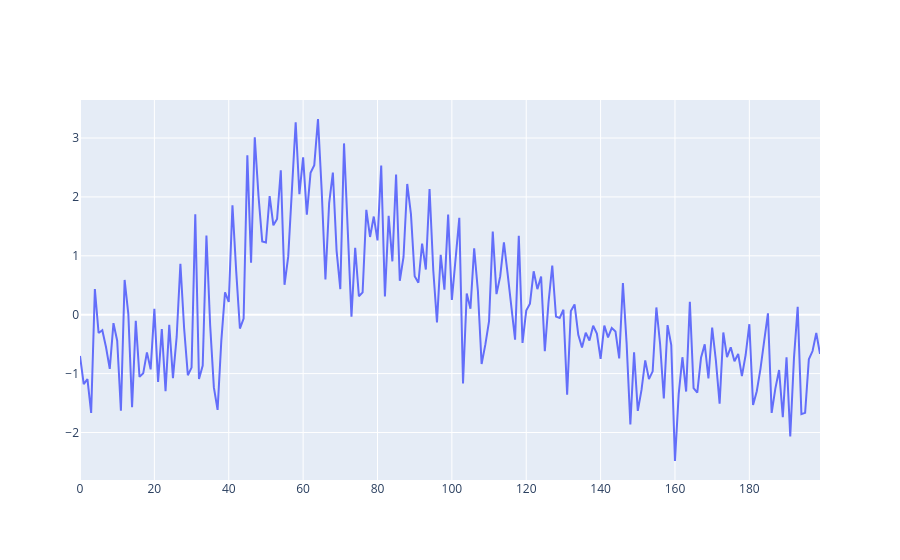

The notebook cell saved with this chart:
### Markdown cell above
Plot

### Code cell
trapallada.plot.signals_array(signals[relevant_source, 0, :][-1:])

### Figure 1 — Plotly figure (JSON) as saved in the notebook; plotly's stock layout.template omitted (floating-point values rounded to 4 significant figures; data arrays with more than 128 entries replaced by an {"elided": "..."} marker saying what was removed)
{"data": [{"mode": "lines", "name": "s_0", "type": "scatter", "x": {"elided": "200 int values"}, "y": {"elided": "200 float values"}}], "layout": {}}
